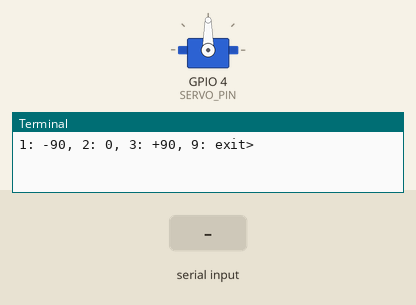
This program was run on a simulated Raspberry Pi (BCM pin numbers). Parts: servo, the last lines printed to the terminal. The test bench sets the inputs (shaded band). Servo angles are drawn from the pulse width (0.5 ms = 0°, 2.5 ms = 180°).

Above: at 1.2 s.
1.3 s: "1" typed at the terminal, then Enter
At 2.2 s:
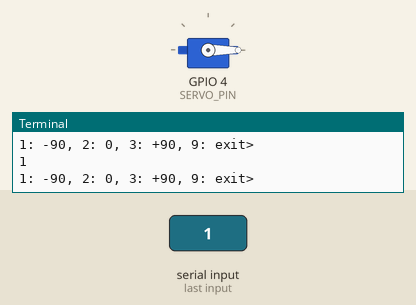
2.8 s: "3" typed at the terminal, then Enter
At 3.3 s:
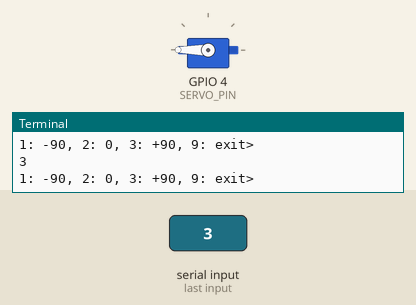
Timing chart, 0 to 5.8 s (numbered marks = the images above; inputs shaded):
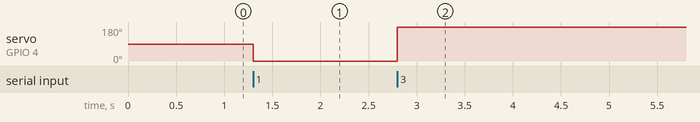

The program:

servo_motor.py
```python
import RPi.GPIO as GPIO
import time

SERVO_PIN = 4

GPIO.setmode(GPIO.BCM)
GPIO.setup(SERVO_PIN, GPIO.OUT)

pwm = GPIO.PWM(SERVO_PIN, 50)
pwm.start(7.5)
try:
    while True:
        val = input('1: -90, 2: 0, 3: +90, 9: exit>')
        if val == '1':
            #pwm.ChangeDutyCycle(5)
            pwm.ChangeDutyCycle(2.5)
        elif val == '2':
            pwm.changeDutyCycle(7.5)
        elif val == '3':
            #pwm.ChangeDutyCycle(10)
            pwm.ChangeDutyCycle(12.5)
        elif val == '9':
            break
finally:
    pwm.stop()
    GPIO.cleanup()
```

Measured:
- after the input at 1.3 s, servo on GPIO 4 (SERVO_PIN): 90° → 0° at once
- after the input at 2.8 s, servo on GPIO 4 (SERVO_PIN): 0° → 180° at once
